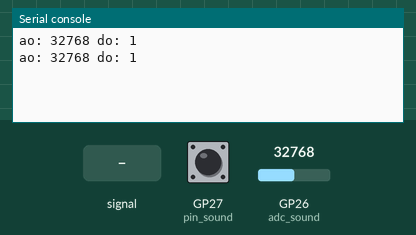
Recording of a program running on a simulated Raspberry Pi Pico running MicroPython. On the bench: the last lines printed to the serial console. Inputs (shaded band) come from the test bench; at power-on: GP26 (adc_sound) = 32768, GP27 (pin_sound) HIGH (analog values on the 0–65535 scale).

Above: at 1.2 s.
1.3 s: GP26 (adc_sound) fed a 200 Hz sine of ±5242 counts around its level
At 2.4 s:
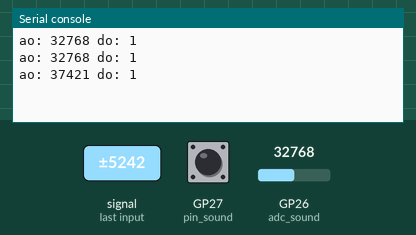
2.8 s: GP26 (adc_sound) set to 45874
At 3.8 s:
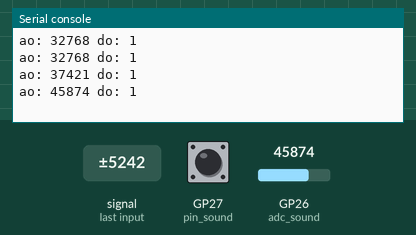
4.3 s: GP27 (pin_sound) pulled LOW for 1.2 s
At 5.8 s:
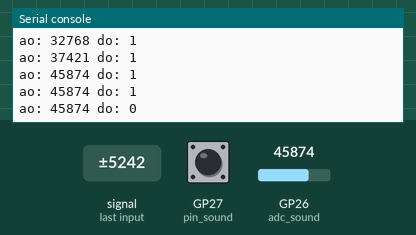
7.0 s: GP26 (adc_sound) fed a 1000 Hz sine of ±16383 counts around its level
At 7.5 s:
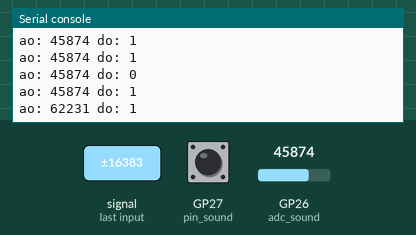
8.5 s: GP26 (adc_sound) set to 57670
At 9.8 s:
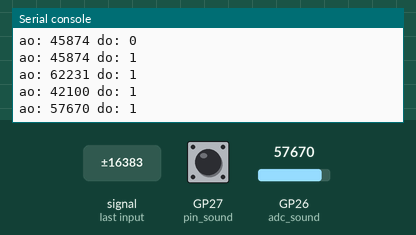
10.0 s: GP27 (pin_sound) pulled LOW for 1.2 s
At 10.8 s:
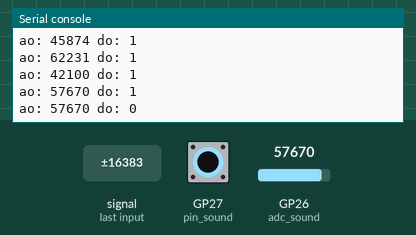
Timing chart, 0 to 13.0 s (numbered marks = the images above; inputs shaded):
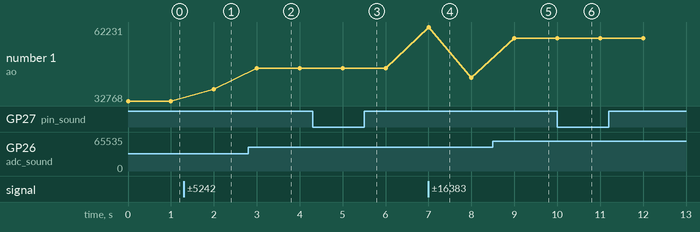

Measured:
- after the input at 1.3 s, the serial console: prints a new line after 0.70 s (image 1)
- after the input at 2.8 s, the serial console: prints a new line after 0.20 s (image 2)
- after the input at 4.3 s, the serial console: prints a new line after 0.70 s (image 3)
- after the input at 7.0 s, the serial console: prints a new line at once (image 4)
- after the input at 8.5 s, the serial console: prints a new line after 0.50 s (image 5)
- after the input at 10.0 s, the serial console: prints a new line at once (image 6)
- plotted number 1: 32768 → 37421 after the input at 1.3 s, 37421 → 45874 after the input at 2.8 s, 45874 → 42100 after the input at 7.0 s, 42100 → 57670 after the input at 8.5 s

The program:

sound_sensor_adc.py
```python
# 声音传感器

from machine import Pin, ADC
from time import sleep

adc_sound = ADC(0) # GP26/ADC0
pin_sound = Pin(27, Pin.IN, Pin.PULL_UP)# GP27

while True:
    ao = adc_sound.read_u16()
    do = pin_sound.value()
    print(f'ao: {ao} do: {do}')
    sleep(1)
```
